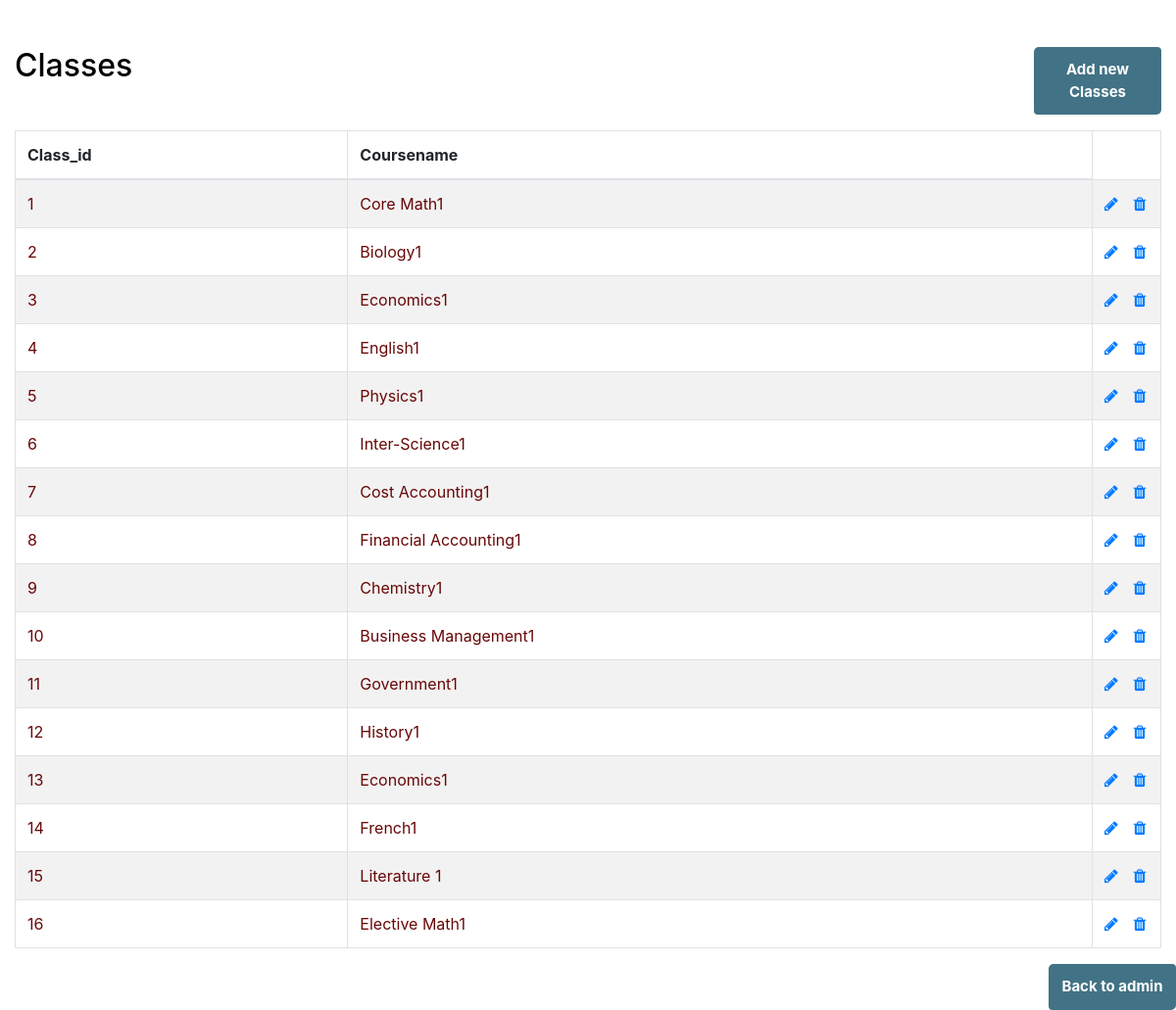
The app's page /viewclasses.php with its own data.
### tables this page shows
CREATE TABLE `class` (
  `Class_id` int(11) NOT NULL,
  `Coursename` varchar(100) DEFAULT NULL
);

### viewclasses.php (the view, shortened to what this page needs)
<!DOCTYPE html>
<html lang="en">
<head>
    <link rel="stylesheet" href="https://stackpath.bootstrapcdn.com/bootstrap/4.5.2/css/bootstrap.min.css">
    <link rel="stylesheet" href="https://maxcdn.bootstrapcdn.com/font-awesome/4.7.0/css/font-awesome.min.css">
</head>
<body>
    <div class="wrapper">
        <div class="container-fluid">
            <div class="row">
                <div class="col-md-12">
                    <div class="mt-5 mb-3 clearfix">
                        <h2 class="pull-left" style= "color: black;">Classes</h2>
                        <form class=" pull-right" action="addclasses.html" method="post">
                            <button  class="btn btn-outline-success my-2 my-sm-0" type="submit" style= "padding: 12px;  background: #427285;
                                border-top-left-radius: 5px;
                                    border-bottom-right-radius: 5px;
                                    width: 130px;
                                    border: none;
                                    margin: 6px 0 50px 0px;
                                    cursor: pointer;
                                    color: #fff;
                                    font-weight: 700;
                                     font-size: 15px;" >Add new Classes</button>
                         </form>
                    </div>
                    <?php
                    require_once 'dbconn.php';
                    $sql = 'SELECT * FROM class';
                    if ($result = mysqli_query($link, $sql)) {
                        if (mysqli_num_rows($result) > 0) {
                            echo '<table class="table table-bordered table-striped">';
                            echo '<thead>';
                            echo '<tr>';
                            echo '<th>Class_id</th>';
                            echo '<th>Coursename</th>';
                            echo '</tr>';
                            echo '</thead>';
                            echo '<tbody>';
                            while ($row = mysqli_fetch_array($result)) {
                                echo '<tr>';
                                echo '<td>' . $row['Class_id'] . '</td>';
                                echo '<td>' . $row['Coursename'] . '</td>';
                                echo '<td>';
                                echo '<a href="updateclass.php?Class_id=' .
                                    $row['Class_id'] .
                                    '" class="mr-3" title="Update Record" data-toggle="tooltip"><span class="fa fa-pencil"></span></a>';
                                echo '<a href="deleteclasses.php?Class_id=' .
                                    $row['Class_id'] .
                                    '" title="Delete Record" data-toggle="tooltip"><span class="fa fa-trash"></span></a>';
                                echo '</td>';
                                echo '</tr>';
                            }
                            echo '</tbody>';
                            echo '</table>';
                        } else {
                            echo '<div class="alert alert-danger"><em>No records were found.</em></div>';
                        }
                    } else {
                        echo 'Oops! Something went wrong. Please try again later.';
                    }
                    ?>
                </div>
            </div>
        </div>
    </div>
    <form class=" pull-right" action="Admindashboard.php" method="post">
    <button  class="btn btn-outline-success my-2 my-sm-0" type="submit" style= "padding: 12px;  background: #427285;
        border-top-left-radius: 5px;
            border-bottom-right-radius: 5px;
            width: 130px;
            border: none;
            margin: 6px 0 50px 0px;
            cursor: pointer;
            color: #fff;
            font-weight: 700;
             font-size: 15px;" >Back to admin</button>
 </form>
</body>
</html>

### viewclasses.php (style rules this page uses)
.wrapper { color:rgb(104,7,7) }
table tr td { color:rgb(104,7,7) }
table tr td:last-child { width: 70px; }

### records on screen
class: Class_id "1", Coursename "Core Math1"
class: Class_id "2", Coursename "Biology1"
class: Class_id "3", Coursename "Economics1"
class: Class_id "4", Coursename "English1"
class: Class_id "5", Coursename "Physics1"
class: Class_id "6", Coursename "Inter-Science1"
class: Class_id "7", Coursename "Cost Accounting1"
class: Class_id "8", Coursename "Financial Accounting1"
class: Class_id "9", Coursename "Chemistry1"
class: Class_id "10", Coursename "Business Management1"
class: Class_id "11", Coursename "Government1"
class: Class_id "12", Coursename "History1"
class: Class_id "13", Coursename "Economics1"
class: Class_id "14", Coursename "French1"
class: Class_id "15", Coursename "Literature 1"
class: Class_id "16", Coursename "Elective Math1"
